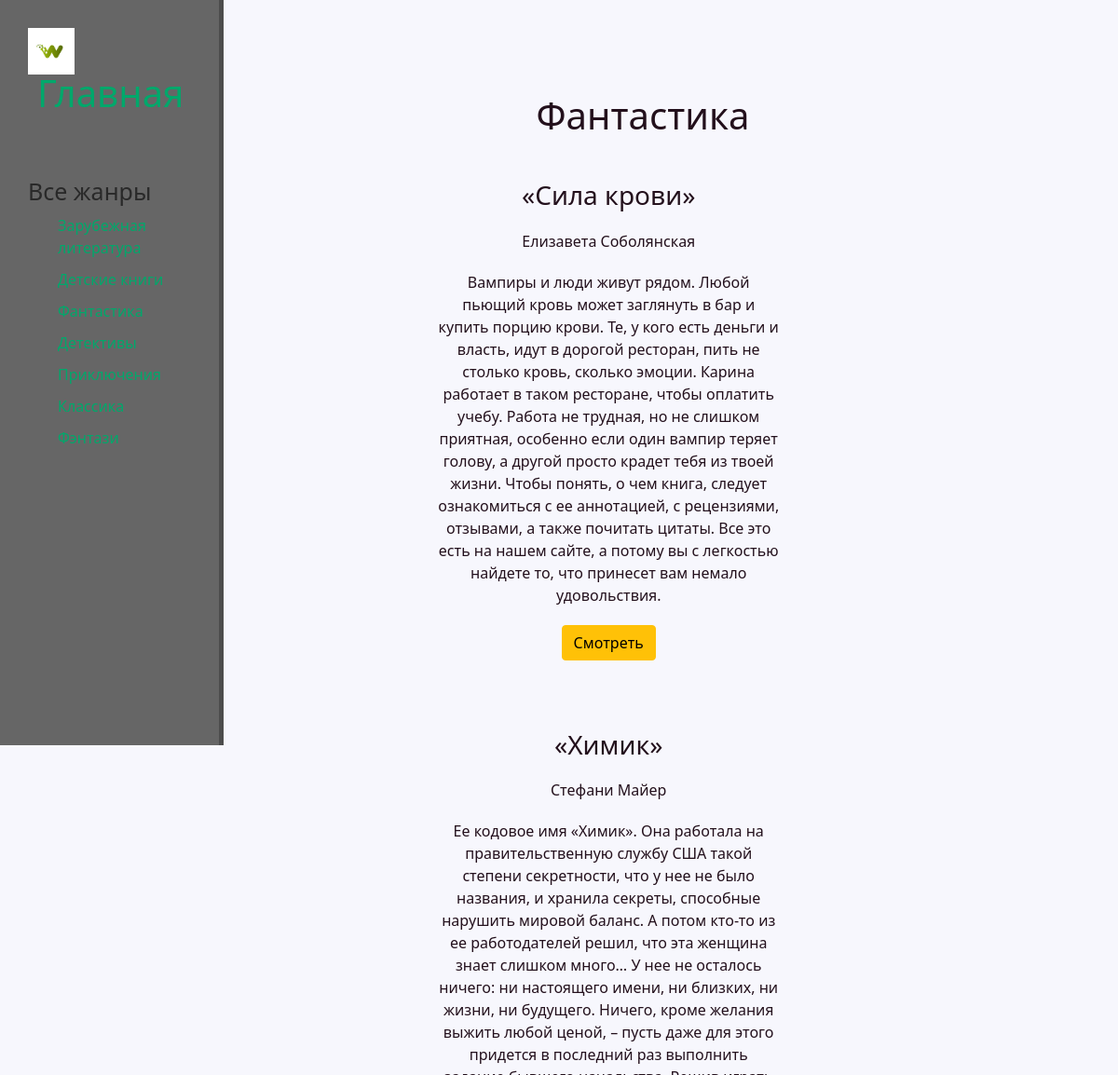
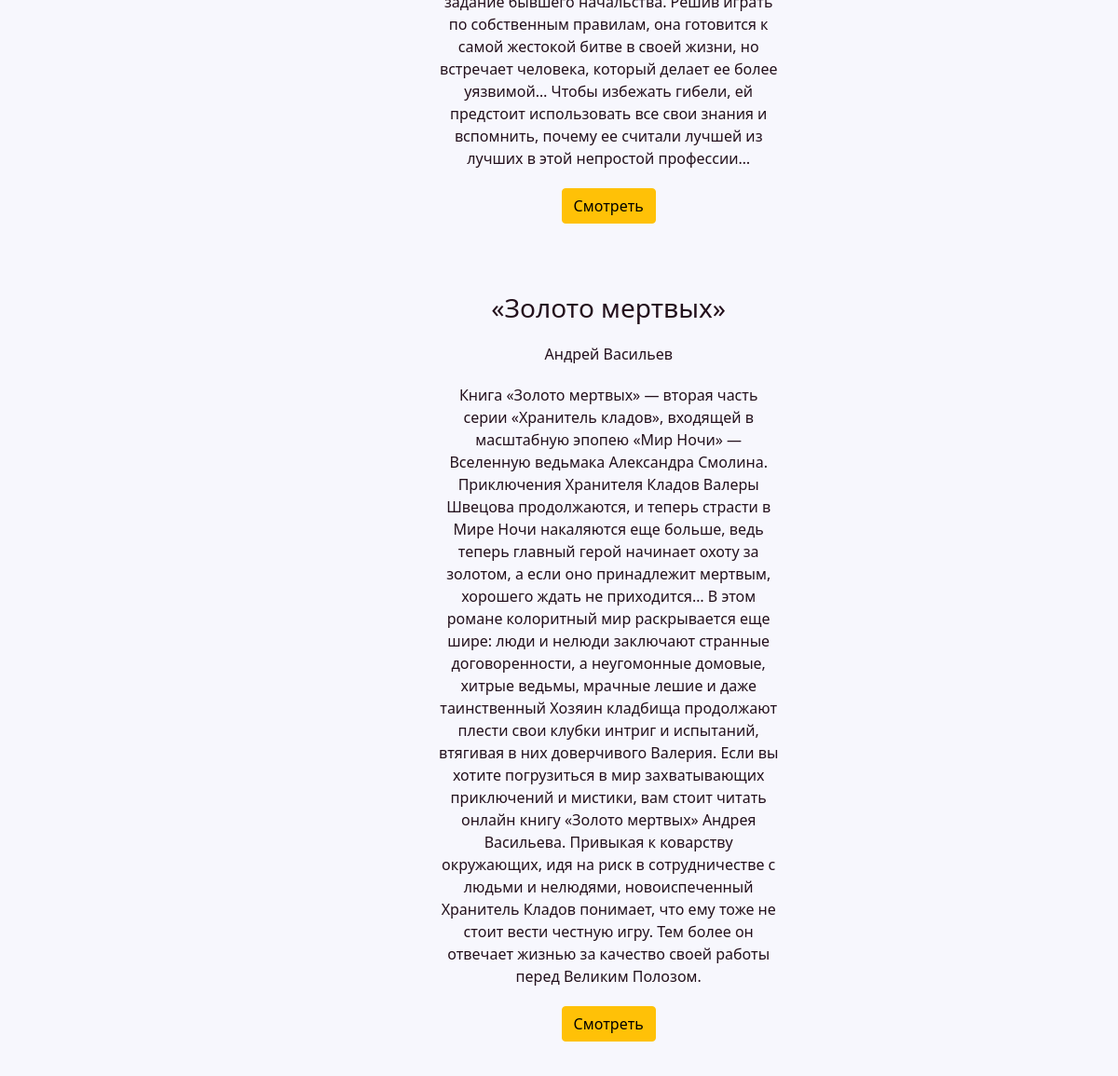
Page /фантастика/ on the committed database (2 pictures, top to bottom).
### fiction/models.py (models this page shows, shortened)
class FICTION(models.Model):
    objects = None
    title = models.CharField('Название', max_length=50)
    author = models.CharField('Автор', max_length=50, default='')
    briefly = models.TextField('Краткая информация')
    book = models.FileField('Книга')
    data = models.DateTimeField('Дата добавления')
    image = models.FileField(upload_to='img/')
    class Meta:
        verbose_name = 'Фантастика'
        verbose_name_plural = 'Фантастика'

### fiction/views.py (called while the page is built)
def fiction(request):
    books = FICTION.objects.order_by('-data')
    return render(request, 'fiction.html', {"books": books})

### fiction/templates/fiction.html (shortened to what this page needs)
{%extends 'new/base.html'%}
{% block shapka %}
    <div class="features">
        <h1>Фантастика</h1>
        {% for il in books %}
            <div  class="alert alert-waning">
                <h3>{{il.title}}</h3>
                <p>{{il.author}}</p>
                <p>{{il.briefly}}</p>
                <a href="{% url 'dinam_fic' il.id%}" class="btn btn-warning">Смотреть</a>
            </div>
        {%endfor%}
    </div>
{% endblock %}

### new/static/new/new.css (style rules this page uses)
body { background: #f7f7fd; height: 100vh; }
main .features { float : right; color : #23101c; margin-top: 100px; text-align: center; width: 85%; }
main .features p { max-width: 400px; margin: 20px auto }
.alert { float: right; clear : both; width : 400px; margin : 20px 34%; text-align : center; }

### rows in the picture
FICTION: title "«Сила крови»", author "Елизавета Соболянская", briefly "Вампиры и люди живут рядом. Любой пьющий кровь может заглянуть в бар и купить порцию крови. Те, у кого есть деньги и власть, идут в дорогой ресторан, пить не столько кровь, сколько эмоции. Карина работает в таком ресторане, чтобы оплатить учебу. Работа не трудная, но не слишком приятная, особенно если один вампир теряет голову, а другой просто крадет тебя из твоей жизни. Чтобы понять, о чем книга, следует ознакомиться с ее аннотацией, с рецензиями, отзывами, а также почитать цитаты. Все это есть на нашем сайте, а потому вы с легкостью найдете то, что принесет вам немало удовольствия."
FICTION: title "«Химик»", author "Стефани Майер", briefly "Ее кодовое имя «Химик». Она работала на правительственную службу США такой степени секретности, что у нее не было названия, и хранила секреты, способные нарушить мировой баланс. А потом кто-то из ее работодателей решил, что эта женщина знает слишком много… У нее не осталось ничего: ни настоящего имени, ни близких, ни жизни, ни будущего. Ничего, кроме желания выжить любой ценой, – пусть даже для этого придется в последний раз выполнить задание бывшего начальства. Решив играть по собственным правилам, она готовится к самой жестокой битве в своей жизни, но встречает человека, который делает ее более уязвимой… Чтобы избежать гибели, ей предстоит использовать все свои знания и вспомнить, почему…"
FICTION: title "«Золото мертвых»", author "Андрей Васильев", briefly "Книга «Золото мертвых» — вторая часть серии «Хранитель кладов», входящей в масштабную эпопею «Мир Ночи» — Вселенную ведьмака Александра Смолина. Приключения Хранителя Кладов Валеры Швецова продолжаются, и теперь страсти в Мире Ночи накаляются еще больше, ведь теперь главный герой начинает охоту за золотом, а если оно принадлежит мертвым, хорошего ждать не приходится… В этом романе колоритный мир раскрывается еще шире: люди и нелюди заключают странные договоренности, а неугомонные домовые, хитрые ведьмы, мрачные лешие и даже таинственный Хозяин кладбища продолжают плести свои клубки интриг и испытаний, втягивая в них доверчивого Валерия. Если вы хотите погрузиться в мир захватывающих…"
